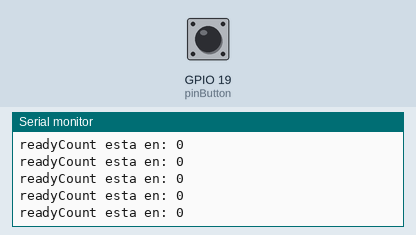
The sketch below on a simulated ESP32. On the bench: the last lines printed to the serial monitor. Inputs (shaded band) come from the test bench; at power-on: GPIO 19 (pinButton) HIGH. Nothing arrives over Bluetooth unless stated; a phone connects over Bluetooth LE 3 s after start.

Above: at 4.0 s.
4.1 s: GPIO 19 (pinButton) pulled LOW for 0.15 s
At 4.11 s:
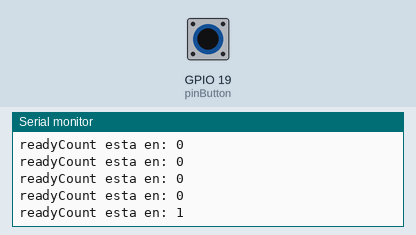
5.7 s: GPIO 19 (pinButton) pulled LOW for 1 s
At 5.91 s:
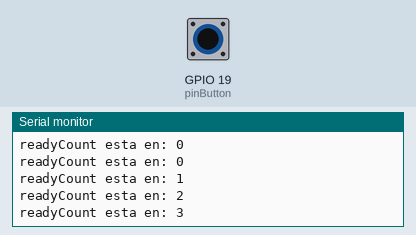
8.2 s: GPIO 19 (pinButton) pulled LOW for 3.2 s
At 9.22 s:
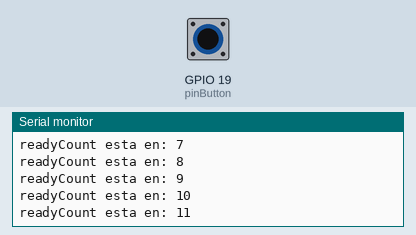
Timing chart, 0 to 11.2 s (numbered marks = the images above; inputs shaded):
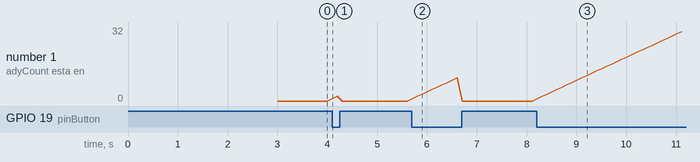

The sketch:

BLE_server_2characteristics.ino
```cpp
#include <BLEDevice.h>
#include <BLEServer.h>
#include <BLEUtils.h>
#include <BLE2902.h>

// Initialize all pointers
BLEServer* pServer = NULL;                        // Pointer to the server
BLECharacteristic* pCharacteristic_1 = NULL;      // Pointer to Characteristic 1
BLEDescriptor *pDescr_1;                          // Pointer to Descriptor of Characteristic 1
BLE2902* pBLE2902_1;                              // Pointer to BLE2902 of Characteristic 1
// variables to virify laser
bool readyFlag = false;
bool waitFlag = false;
bool funFlag = false;
int readyCount = 0;

// Some variables to keep track on device connected
bool deviceConnected = false;
bool oldDeviceConnected = false;

// Variable that will continuously be increased and written to the client
uint32_t value = 1;

// See the following for generating UUIDs:
// https://www.uuidgenerator.net/
// UUIDs used in this example:
#define SERVICE_UUID          "4fafc201-1fb5-459e-8fcc-c5c9c331914b"
#define CHARACTERISTIC_UUID_1 "beb5483e-36e1-4688-b7f5-ea07361b26a8"
//#define CHARACTERISTIC_UUID_2 "1c95d5e3-d8f7-413a-bf3d-7a2e5d7be87e"

// variable used by buttonFun
int pinButton = 19;
bool statPrevBut = LOW;
unsigned long millisTime = 0;

#define DEEP_SLEEP_TIME 1
//sleep
void goToDeepSleep(){
  esp_sleep_enable_timer_wakeup(DEEP_SLEEP_TIME * 60 * 1000000);
  esp_deep_sleep_start();
}
// Button with millis function
bool botonFun(int pin, bool* statePreviousButton, unsigned long* lastTime ) {
  bool stateCurrentButton = digitalRead(pin);
  const int delayMillis = 200;
  bool flag = false;
  if (*statePreviousButton != stateCurrentButton) {
    if (HIGH == stateCurrentButton) {
      if ((millis() - *lastTime) > delayMillis) {
        //inicio
        flag = true;
        //final
        *statePreviousButton = stateCurrentButton;
        *lastTime = millis();
      }
    }
    else {
      *statePreviousButton = LOW;
    }
  }
  return flag;
}


// Callback function that is called whenever a client is connected or disconnected
class MyServerCallbacks: public BLEServerCallbacks {
    void onConnect(BLEServer* pServer) {
      Serial.println("un dispositivo conectado");
      deviceConnected = true;
    };

    void onDisconnect(BLEServer* pServer) {
      Serial.println("un dispositivo desconectado");
      deviceConnected = false;
    }
};

void setup() {
  Serial.begin(115200);

  // Create the BLE Device
  BLEDevice::init("ESP32");

  // Create the BLE Server
  pServer = BLEDevice::createServer();
  pServer->setCallbacks(new MyServerCallbacks());

  // Create the BLE Service
  BLEService *pService = pServer->createService(SERVICE_UUID);

  // Create a BLE Characteristic
  pCharacteristic_1 = pService->createCharacteristic(
                        CHARACTERISTIC_UUID_1,
                        BLECharacteristic::PROPERTY_NOTIFY
                      );

  // Create a BLE Descriptor
  pDescr_1 = new BLEDescriptor((uint16_t)0x2901);
  pDescr_1->setValue("A very interesting variable");
  pCharacteristic_1->addDescriptor(pDescr_1);

  // Add the BLE2902 Descriptor because we are using "PROPERTY_NOTIFY"
//  pBLE2902_1 = new BLE2902();
//  pBLE2902_1->setNotifications(true);
//  pCharacteristic_1->addDescriptor(pBLE2902_1);

  // Start the service
  pService->start();

  // Start advertising
  BLEAdvertising *pAdvertising = BLEDevice::getAdvertising();
  pAdvertising->addServiceUUID(SERVICE_UUID);
  pAdvertising->setScanResponse(false);
  pAdvertising->setMinPreferred(0x0);  // set value to 0x00 to not advertise this parameter
  BLEDevice::startAdvertising();
  Serial.println("Waiting a client connection to notify...");
  pinMode(pinButton, INPUT);
}

void loop() {
  // notify changed value
  if (deviceConnected) {
    if (readyFlag) {
      readyCount = !digitalRead(pinButton) ? readyCount +1 : 0;
      Serial.println("readyCount esta en: "+ String(readyCount));
      funFlag = readyCount >=50;
      readyFlag = !funFlag;
      delay(100);
    }
    else if (funFlag) {
      if (botonFun(pinButton, &statPrevBut, &millisTime)) {
        Serial.println("enviando numero");
        pCharacteristic_1->setValue(value);
        pCharacteristic_1->notify();
        waitFlag = true;
        funFlag=false;
      }
    }
    else if(waitFlag){
      delay(100);
      goToDeepSleep();
    }
  }

  if (!deviceConnected && oldDeviceConnected) {
    delay(1000); // give the bluetooth stack the chance to get things ready
    pServer->startAdvertising(); // restart advertising
    Serial.println("start advertising");
    oldDeviceConnected = deviceConnected;
  }
  // Connecting
  if (deviceConnected && !oldDeviceConnected) {
    readyFlag = true;
    funFlag = false;
    oldDeviceConnected = deviceConnected;
  }
}
```

Measured:
- after the input at 4.1 s, the serial monitor: prints a new line at once (image 1)
- after the input at 5.7 s, the serial monitor: prints a new line after 0.21 s (image 2)
- after the input at 8.2 s, the serial monitor: prints a new line after 1.0 s (image 3)
